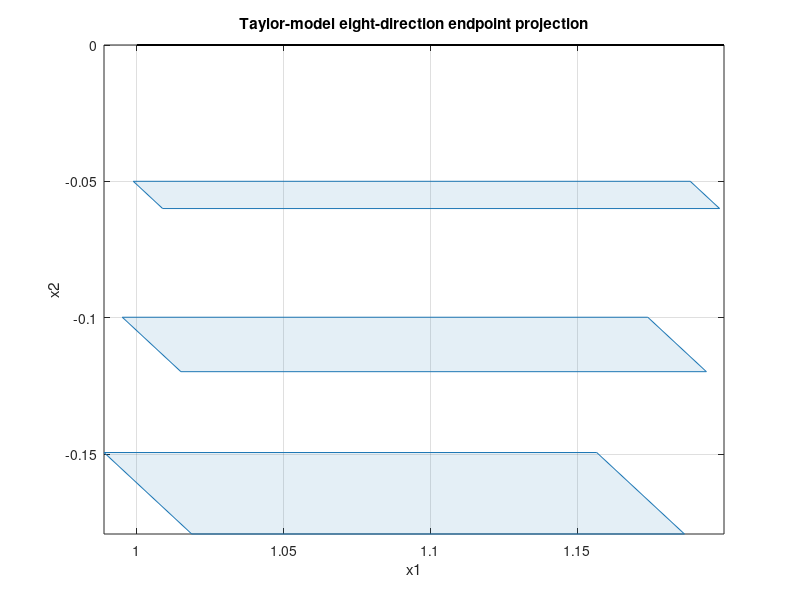

Here is the MATLAB script that generated this plot:
% Eight-direction Taylor-model supports; vertices are display-only.
% Generated script; MATLAB execution not established by this file.
figure('Color','w'); hold on; box on; grid on;
patch([0.99875025941462303 0.99875025941462303 1.0087460927479563 1.1985003127207938 1.1985003127207938 1.1885044793874606], [-0.049979162271053354 -0.04997918668727995 -0.05997502002061332 -0.05997502002061332 -0.059974995604386502 -0.049979162271053354], [0.12 0.47 0.71], 'FaceAlpha', 0.12, 'EdgeColor', [0.12 0.47 0.71]);
patch([0.99500416094149269 0.99500416094149269 1.0149708380248261 1.1940050003814957 1.1940050003814957 1.1740383232981624], [-0.099833394035461265 -0.099833457465172748 -0.11980013454850623 -0.11980013454850623 -0.11980007111879452 -0.099833394035461265], [0.12 0.47 0.71], 'FaceAlpha', 0.12, 'EdgeColor', [0.12 0.47 0.71]);
patch([0.9887710674542044 0.9887710674542044 1.0186586767966543 1.1865252999179869 1.1865252999179872 1.1865252999179872 1.1566376905755373], [-0.14943808132832054 -0.1494382027769881 -0.1793258121194381 -0.1793258121194381 -0.17932581211943788 -0.17932569067077031 -0.14943808132832054], [0.12 0.47 0.71], 'FaceAlpha', 0.12, 'EdgeColor', [0.12 0.47 0.71]);
plot([1 1.2 1.2 1 1], [0 0 0 0 0], 'k-', 'LineWidth', 1.3);
xlabel('x1');
ylabel('x2');
title('Taylor-model eight-direction endpoint projection');
axis tight;
